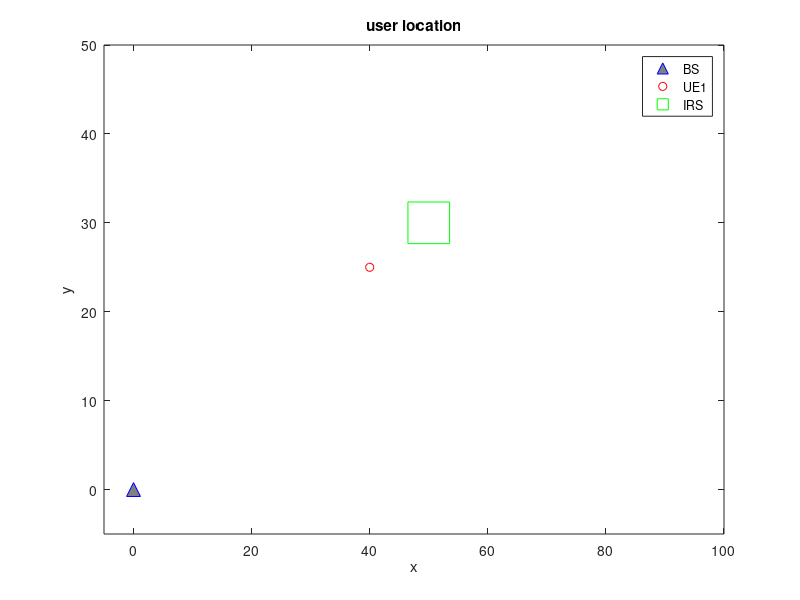

MATLAB code for this plot: (Note: this script raises an error after producing the figure.)
clc
close all
%% parameters
    N1=1;                           % No.  users
    N_i=30;                         % No.  IRS elements
    N_iter=1;                      % No. iteraions
    P_T=(10^(40/10));               % BS power
    R=25;                           % Radius
    [x0,y0,z0]=deal(50,20,0);         % user area center
    [x1,y1,z1]=deal(100,0,0);       % BS1 location
    [x2,y2,z2]=deal(0.5*100,0,0);   % BS2 location
    [x_i,y_i,z_i]=deal(50,30,10);   % IRS location
    M_t=1;                          % No. of transmitter antennas
    M_r=1;                          % No. of receiver antennas
    d_IB=100;
    alpha_d=3.76;
    alpha_r=2;
    gama=100*[1 1 1 1 1 1 1 1];     % minimum SNR
    BW=10e7;
    noise_power=(10^(-114/10));     % -169dbm/Hz
    epsilon=1e-7;
    step=N_i;
    final_rate=zeros(floor(N_i/step)+1+1,1);

%% users location
    t=2*pi*rand(N1,1);
    r = R*sqrt(rand(N1,1));
    x = x0 + r.*cos(t);
    y = y0 + r.*sin(t);
    x(1)=40;y(1)=25;
    z=zeros(N1,1);
    figure
    plot(0,0,'^','MarkerSize',10,...
        'MarkerEdgeColor','b',...
        'MarkerFaceColor',[0.5,0.5,0.5])
    hold on
    plot(x,y,'ro')
    hold on
    plot(x_i,y_i,'gs','MarkerSize',30)
    title('user location')
    xlabel('x')
    ylabel('y')
    xlim([-5 100]);
    ylim([-5 50]);
    legend('BS','UE1','IRS');
    channel_gain=zeros(N1,1);
%%
channel_gain=zeros(N1,1);
step=1;
final_rate=zeros(floor(N_i/step)+1,1);
analytic_final_rate=zeros(floor(N_i/step)+1,1);

for N=1:step:N_i    
%% channel gains
    h_d=zeros(N1,1);    %BS-user link
    g=zeros(N,1);       %BS-IRS link
    h_r=zeros(N,N1);    %IRS-user link
    h_d=(randn(N1,M_t,M_r)+1j*randn(N1,M_t,M_r))*sqrt(1/2).*((10^0.2)./(sqrt( (x-x1).^2+(y-y1).^2+(z-z1).^2 )).^alpha_d);
    g=(randn(N,M_t,M_r)+1j*randn(N,M_t,M_r))*sqrt(1/2).*((10^0.2)./(sqrt( (x_i-x1).^2+(y_i-y1).^2+(z_i-z1).^2 )).^alpha_r);
    for i=1:N1
        h_r(:,i)=(randn(N,M_t,M_r)+1j*randn(N,M_t,M_r))*sqrt(1/2).*((10^0.2)./(sqrt( (x(i)-x_i).^2+(y(i)-y_i).^2+(z(i)-z_i).^2 )).^alpha_r);
    end

%% problem coefficients
    phi=zeros(N,N1);
    Q=zeros(N+1,N+1,N1);
    for i=1:N1
        phi(:,i)=diag(h_r(:,i)')*g;
        Q(:,:,i)=[phi(:,i)*phi(:,i)' h_d(i)'*phi(:,i);h_d(i)*phi(:,i)' 0];
    end
    Q=10^14*Q;
    
%% problem solver
    cvx_begin sdp
        variable X(N+1,N+1) complex hermitian  ;

        maximize real(trace(Q(:,:,1)*X))    %% trace(A4*X) is Real if X and A4 is hemitian matrix
        subject to 
         diag(X) == 1;
         X==hermitian_semidefinite(N+1);
    cvx_end
    Z_cvx=GR(X);
    channel_gain=abs(h_d+h_r(:,1)'*diag(Z_cvx)*g)^2;
    Q=10^(-14)*Q;
    final_rate(floor(N/step)+1)=log2((channel_gain*P_T+noise_power)/noise_power);

%% Analytic Theta for 1-user
    analytic_theta=zeros(N,1);
    for i=1:N
        analytic_theta(i)=angle(h_d(1))+angle(h_r(i))-angle(g(i));
    end
    analytic_theta=exp(1j*analytic_theta);
    analytic_final_rate(floor(N/step)+1)=log2((abs(h_d(1)+h_r(:,1)'*diag(analytic_theta)*g)^2*P_T+noise_power)/noise_power);
end
    
    %% Without RIS
    final_rate(1)=log2((abs(h_d(1))^2*P_T+noise_power)/noise_power);
%% random 
%     rand_theta=exp(1j*2*pi*rand(N,1));
%     disp(['random channel gain:',num2str(abs(h_d(1)+h_r(:,1)'*diag(rand_theta)*g)^2)])
%     final_rate(2)=log2((abs(h_d(1)+h_r(:,1)'*diag(rand_theta)*g)^2*P_T+noise_power)/noise_power);
%% comparisopn
%     analytic_Z=[analytic_theta;1]*[analytic_theta;1 ]';
%     disp(['|h_d|^2: ',num2str(abs(h_d)^2)])
%     disp(['|h_d+h_r*Z_cvx*g|^2: ',num2str(channel_gain)])
%     disp(['rate: ',num2str(final_rate')]);
%     disp(['trace(Q*X)+|h_d|^2=  ',num2str(real(trace(Q(:,:,1)*X))+abs(h_d(1))^2)])
%     disp(['|h_d+h_r*analytic_theta*g|^2=  ',num2str(abs(h_d(1)+h_r'*diag(analytic_theta)*g)^2)])
%     disp(['',num2str(analytic_Z)]);
%% plot
figure
tiledlayout(1,2)
nexttile

plot(0,0,'^','MarkerSize',10,...
    'MarkerEdgeColor','b',...
    'MarkerFaceColor',[0.5,0.5,0.5])
hold on
hold on
plot(x(1),y(1),'ro','linewidth',1)
hold on
plot(x_i,y_i,'gs','MarkerSize',30,'linewidth',1)
title('User Location')
xlabel('x')
ylabel('y')
xlim([-5 100]);
ylim([-5 50]);
legend('BS1','UE1','IRS');
nexttile
plot(step:step:N_i,final_rate(2:end), 'r','linewidth',1)
hold on
plot(step:step:N_i,analytic_final_rate(2:end), 'g-*')
title('Rate')
xlabel('N')
ylabel('rate(bps/Hz)')
% xlim([1 40]);
% ylim([-5 50]);
legend('SDR','Analytical')
saveas(gcf,'SISO-one-user.jpg')
